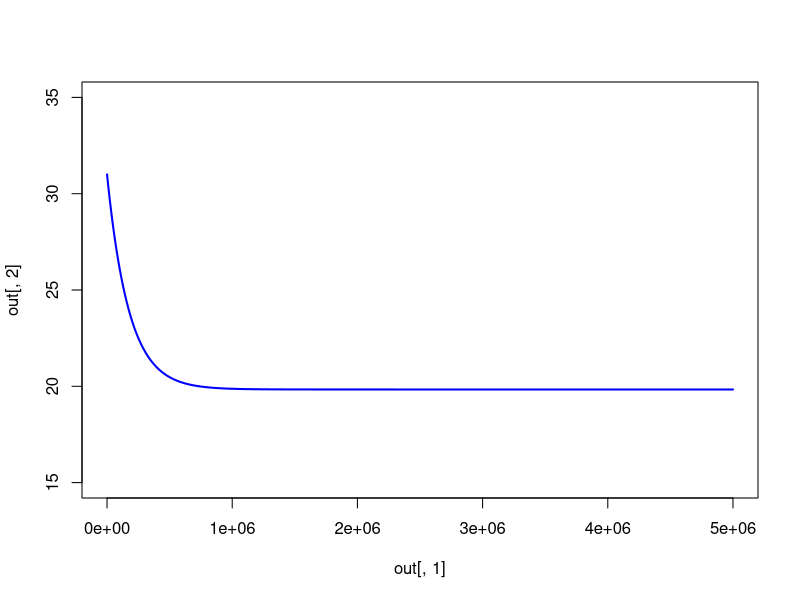

This figure's R source:
#### Li Cycle Model ####

# import the deSolve library to numerically solve system
library(deSolve)

#### set model parameter values ####

# input and output fluxes
f_riv <- 15 # river
f_ht <- 5 # hydrothermal vent
f_sr <- 0.6 # subduction reflux
f_sc <- 20.6 # Li sink into clays; clay formation during seafloor alteration and sediment diagenesis 

# isotope ratios (isotopic composition) of input and output fluxes
d_riv <- 2 # riverine 
d_ht <- 8 # hydrothermal vent
d_sr <- 15 # subduction reflux 

# constant seawater total Li
N <- 3.6e6

# set parameters to vector for solver input
parameters <- c(f_riv, f_ht, f_sr, f_sc, d_riv, d_ht, d_sr, N)

# state variables for solver input
state <- c(delSW = 31)

# model equation for solver input
Lithium <- function(t, state, parameters) {
  with(as.list(c(t, state, parameters)),{
    
    d_sc <- delSW - 16
    
    # rate of change
    ddelSW <- 1/N * (f_riv*(d_riv - delSW) + f_ht*(d_ht - delSW) + f_sr*(d_sr - delSW) + f_sc*(delSW - d_sc))
    
    # return the rate of change
    list(c(ddelSW))
    }) 
}

# set times parameter to output every 10 steps; for solver input
times <- seq(0, 5000000, 10000)

# run solver and save output
out <- ode(y=state, times=times, func=Lithium, parms=parameters)

tail(out)

# plot resulting data with matplot function
plot(x=out[,1], y=out[,2], type="l", lwd=2, col="blue", xlim=c(0, 5000000), ylim=c(15, 35))
